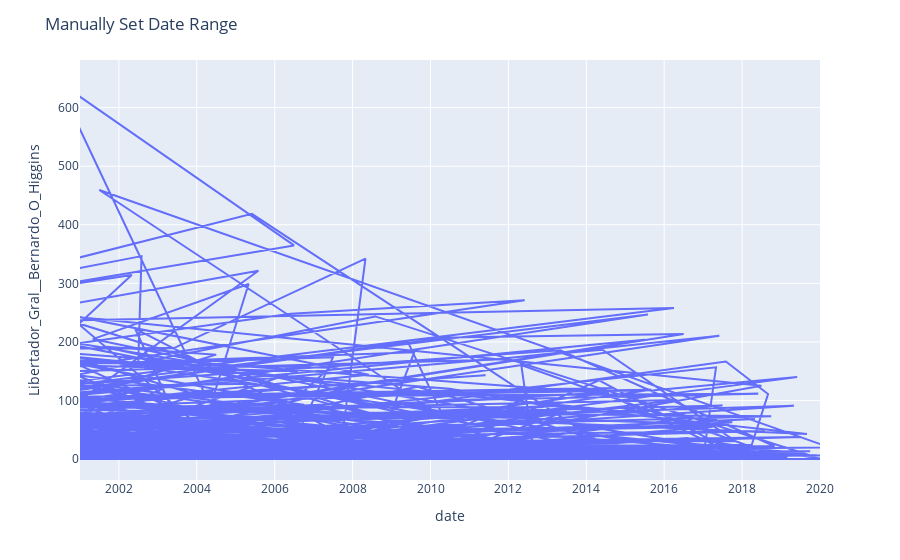

Notebook code for this chart:
### Markdown cell above
Ya no hay duplicados

### Code cell
import plotly.express as px
df = df_precipitaciones
# fig = px.line(df, x='date', y='Libertador_Gral__Bernardo_O_Higgins', range_x=['01-01-2001','01-01-2020'])
# fig.show()

fig = px.line(df, x='date', y='Libertador_Gral__Bernardo_O_Higgins')

# Use date string to set xaxis range
fig.update_layout(xaxis_range=['2001-01-01','2020-01-01'],
                  title_text="Manually Set Date Range")
fig.show()

### Figure 1 — Plotly figure (JSON) as saved in the notebook; plotly's stock layout.template omitted (floating-point values rounded to 4 significant figures; data arrays with more than 128 entries replaced by an {"elided": "..."} marker saying what was removed)
{"data": [{"hovertemplate": "date=%{x}<br>Libertador_Gral__Bernardo_O_Higgins=%{y}<extra></extra>", "legendgroup": "", "line": {"color": "#636efa", "dash": "solid"}, "mode": "lines", "name": "", "orientation": "v", "showlegend": false, "type": "scatter", "x": {"elided": "496 str values"}, "xaxis": "x", "y": {"elided": "496 float values"}, "yaxis": "y"}], "layout": {"legend": {"tracegroupgap": 0}, "margin": {"t": 60}, "title": {"text": "Manually Set Date Range"}, "xaxis": {"anchor": "y", "domain": [0, 1], "range": ["2001-01-01", "2020-01-01"], "title": {"text": "date"}}, "yaxis": {"anchor": "x", "domain": [0, 1], "title": {"text": "Libertador_Gral__Bernardo_O_Higgins"}}}}
